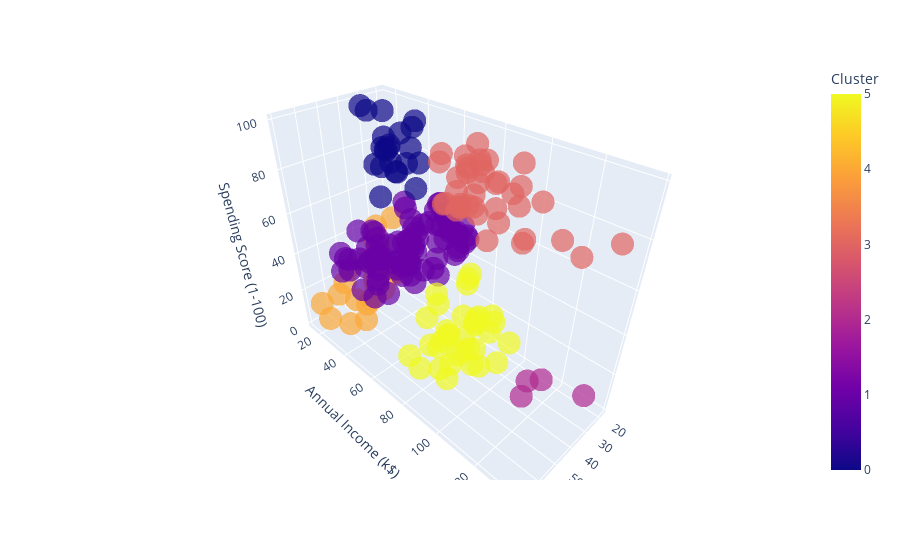

The cell this chart's notebook holds for it:
### Code cell
fig = px.scatter_3d(
    data,
    x='Age',
    y='Annual Income (k$)',
    z='Spending Score (1-100)',
    color='Cluster',
    opacity=0.7
)
fig.show()

### Figure 1 — Plotly figure (JSON) as saved in the notebook; plotly's stock layout.template omitted (floating-point values rounded to 4 significant figures; data arrays with more than 128 entries replaced by an {"elided": "..."} marker saying what was removed)
{"data": [{"hovertemplate": "Age=%{x}<br>Annual Income (k$)=%{y}<br>Spending Score (1-100)=%{z}<br>Cluster=%{marker.color}<extra></extra>", "legendgroup": "", "marker": {"color": {"elided": "200 int values"}, "coloraxis": "coloraxis", "opacity": 0.7, "symbol": "circle"}, "mode": "markers", "name": "", "scene": "scene", "showlegend": false, "type": "scatter3d", "x": {"elided": "200 int values"}, "y": {"elided": "200 int values"}, "z": {"elided": "200 int values"}}], "layout": {"coloraxis": {"colorbar": {"title": {"text": "Cluster"}}, "colorscale": [[0, "#0d0887"], [0.1111, "#46039f"], [0.2222, "#7201a8"], [0.3333, "#9c179e"], [0.4444, "#bd3786"], [0.5556, "#d8576b"], [0.6667, "#ed7953"], [0.7778, "#fb9f3a"], [0.8889, "#fdca26"], [1, "#f0f921"]]}, "legend": {"tracegroupgap": 0}, "margin": {"t": 60}, "scene": {"domain": {"x": [0, 1], "y": [0, 1]}, "xaxis": {"title": {"text": "Age"}}, "yaxis": {"title": {"text": "Annual Income (k$)"}}, "zaxis": {"title": {"text": "Spending Score (1-100)"}}}}}
